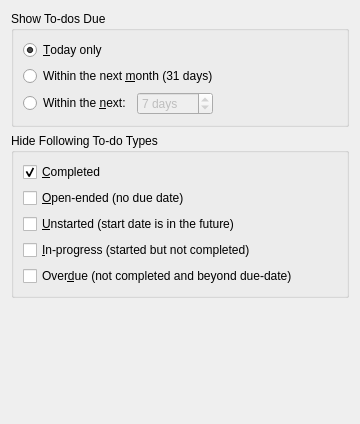
<?xml version="1.0" encoding="UTF-8"?>
<ui version="4.0">
 <author>Allen Winter &lt;winter@kde.org&gt;</author>
 <comment>Configuration page for the Korganizer To-do Summary</comment>
 <class>TodoSummaryConfig_Base</class>
 <widget class="QWidget" name="TodoSummaryConfig_Base">
  <property name="geometry">
   <rect>
    <x>0</x>
    <y>0</y>
    <width>360</width>
    <height>424</height>
   </rect>
  </property>
  <property name="windowTitle">
   <string>To-do Summary Configuration</string>
  </property>
  <layout class="QVBoxLayout" name="verticalLayout_4">
   <item>
    <widget class="QGroupBox" name="mDaysGroup">
     <property name="title">
      <string>Show To-dos Due</string>
     </property>
     <layout class="QVBoxLayout" name="verticalLayout">
      <item>
       <widget class="QRadioButton" name="mDateTodayButton">
        <property name="toolTip">
         <string>Show To-dos due today only</string>
        </property>
        <property name="whatsThis">
         <string>Check this box if you want to see To-dos due on this date only.</string>
        </property>
        <property name="text">
         <string>&amp;Today only</string>
        </property>
        <property name="checked">
         <bool>true</bool>
        </property>
       </widget>
      </item>
      <item>
       <widget class="QRadioButton" name="mDateMonthButton">
        <property name="toolTip">
         <string>Show To-dos due within the next month</string>
        </property>
        <property name="whatsThis">
         <string>Check this box if you want to see To-dos that are due sometime during the next 31 days.</string>
        </property>
        <property name="text">
         <string>Within the next &amp;month (31 days)</string>
        </property>
        <property name="checked">
         <bool>false</bool>
        </property>
       </widget>
      </item>
      <item>
       <layout class="QHBoxLayout" name="horizontalLayout">
        <item>
         <widget class="QRadioButton" name="mDateRangeButton">
          <property name="enabled">
           <bool>true</bool>
          </property>
          <property name="toolTip">
           <string>Select the days for showing pending To-dos</string>
          </property>
          <property name="statusTip">
           <string/>
          </property>
          <property name="whatsThis">
           <string>Check this box if you want specify the number of days in the future for pending To-dos.</string>
          </property>
          <property name="text">
           <string>Within the &amp;next:</string>
          </property>
          <property name="checked">
           <bool>false</bool>
          </property>
         </widget>
        </item>
        <item>
         <widget class="QSpinBox" name="mCustomDays">
          <property name="enabled">
           <bool>false</bool>
          </property>
          <property name="toolTip">
           <string>Set the number of days to show pending To-dos</string>
          </property>
          <property name="whatsThis">
           <string>Use this spinbox to set the number of days to show pending To-dos up to 1 year in the future.</string>
          </property>
          <property name="specialValueText">
           <string>1 day</string>
          </property>
          <property name="suffix">
           <string comment="days to show in summary"> days</string>
          </property>
          <property name="minimum">
           <number>1</number>
          </property>
          <property name="maximum">
           <number>365</number>
          </property>
          <property name="singleStep">
           <number>1</number>
          </property>
          <property name="value">
           <number>7</number>
          </property>
         </widget>
        </item>
        <item>
         <spacer name="horizontalSpacer">
          <property name="orientation">
           <enum>Qt::Horizontal</enum>
          </property>
          <property name="sizeHint" stdset="0">
           <size>
            <width>1</width>
            <height>0</height>
           </size>
          </property>
         </spacer>
        </item>
       </layout>
      </item>
     </layout>
    </widget>
   </item>
   <item>
    <widget class="QGroupBox" name="mHideGroup">
     <property name="title">
      <string>Hide Following To-do Types</string>
     </property>
     <layout class="QVBoxLayout" name="verticalLayout_2">
      <item>
       <widget class="QCheckBox" name="mHideCompletedBox">
        <property name="toolTip">
         <string>Hide completed To-dos</string>
        </property>
        <property name="whatsThis">
         <string>Check this box if you do not want to see To-dos that have already been completed.</string>
        </property>
        <property name="text">
         <string>&amp;Completed</string>
        </property>
        <property name="checked">
         <bool>true</bool>
        </property>
       </widget>
      </item>
      <item>
       <widget class="QCheckBox" name="mHideOpenEndedBox">
        <property name="toolTip">
         <string>Hide To-dos without a due date</string>
        </property>
        <property name="whatsThis">
         <string>Check this box if you do not want to see open-ended To-dos.</string>
        </property>
        <property name="text">
         <string>&amp;Open-ended (no due date)</string>
        </property>
        <property name="checked">
         <bool>false</bool>
        </property>
       </widget>
      </item>
      <item>
       <widget class="QCheckBox" name="mHideUnstartedBox">
        <property name="toolTip">
         <string>Hide unstarted To-dos</string>
        </property>
        <property name="whatsThis">
         <string>Check this box if you do not want to see To-dos with a start date in the future.</string>
        </property>
        <property name="text">
         <string>&amp;Unstarted (start date is in the future)</string>
        </property>
       </widget>
      </item>
      <item>
       <widget class="QCheckBox" name="mHideInProgressBox">
        <property name="toolTip">
         <string>Hide in-progress To-dos</string>
        </property>
        <property name="whatsThis">
         <string>Check this box if you do not want to see To-dos that have been started but are not yet completed.</string>
        </property>
        <property name="text">
         <string>&amp;In-progress (started but not completed)</string>
        </property>
       </widget>
      </item>
      <item>
       <widget class="QCheckBox" name="mHideOverdueBox">
        <property name="toolTip">
         <string>Hide overdue To-dos</string>
        </property>
        <property name="statusTip">
         <string/>
        </property>
        <property name="whatsThis">
         <string>Check this box if you do not want to see To-dos that are past their due date but have not yet been completed.</string>
        </property>
        <property name="text">
         <string>Over&amp;due (not completed and beyond due-date)</string>
        </property>
       </widget>
      </item>
     </layout>
    </widget>
   </item>
   <item>
    <spacer name="verticalSpacer">
     <property name="orientation">
      <enum>Qt::Vertical</enum>
     </property>
     <property name="sizeHint" stdset="0">
      <size>
       <width>0</width>
       <height>1</height>
      </size>
     </property>
    </spacer>
   </item>
  </layout>
 </widget>
 <resources/>
 <connections>
  <connection>
   <sender>mDateRangeButton</sender>
   <signal>toggled(bool)</signal>
   <receiver>mCustomDays</receiver>
   <slot>setEnabled(bool)</slot>
   <hints>
    <hint type="sourcelabel">
     <x>120</x>
     <y>112</y>
    </hint>
    <hint type="destinationlabel">
     <x>182</x>
     <y>112</y>
    </hint>
   </hints>
  </connection>
 </connections>
</ui>
